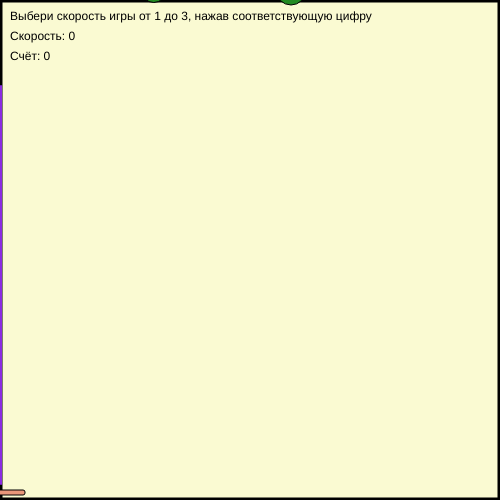
Frame 1 (no input)
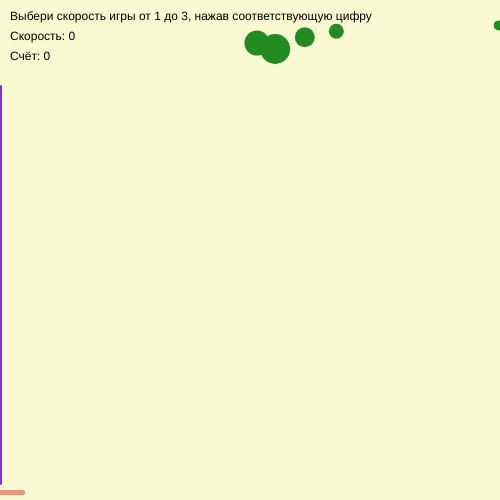
Frame 60 (no input)
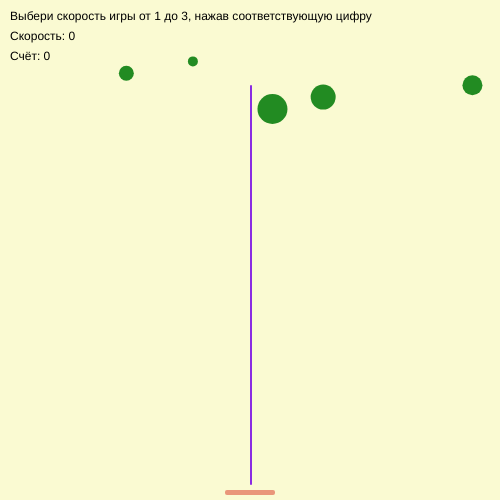
Frame 120 (the mouse pressed at the canvas centre since frame 60)

The p5.js sketch that drew these frames (run headless with seeded random() and noise() and a simulated clock; from frame 60 on, the mouse is pressed at the canvas centre):

// p5.js sketch
// ── sketch.js
let L = 1; //масштаб экрана
let x = 100; //координаты мяча на старте
let dx = 1; //скорость мяча
let y = 30; //координаты мяча на старте
let dy = 0.5; //скорость мяча
let v = 0; //режим скорости мяча
let s = 0; //счёт
let m = 0; //датчик непопадания
let o; //Отбил-Мимо
let q = 237.5; //горизонтальная координата ракетки
let x1; //x1-произвольная координата мяча
let x2; //x1-произвольная координата мяча
let x3; //x1-произвольная координата мяча
let x4; //x1-произвольная координата мяча
let x5; //x1-произвольная координата мяча
let y1=-10; //y1-произвольная координата мяча
let y2=-10; //y2-произвольная координата мяча
let y3=-10; //y3-произвольная координата мяча
let y4=-10; //y4-произвольная координата мяча
let y5=-10; //y5-произвольная координата мяча

function setup() {
  if (windowHeight < windowWidth) {
    if (windowHeight < 500) {
      L = windowHeight / 500;
    } else { //здесь я делаю так, что увелчичиваться масштаб не может даже на любых бОльших мониторах (макимальное значение стороны холста остается 900)
      L = 1;
    }
  } else {
    if (windowWidth < 500) {
      L = windowWidth / 500;
    } else { //здесь я делаю так, что увелчичиваться масштаб не может даже на любых бОльших мониторах (макимальное значение стороны холста остается 900)
      L = 1;
    }
  }
  createCanvas(500 * L, 500 * L); //размер холста 500х500, чтобы влазил во все экраны
  //background(143, 188, 143); // серый цвет фона
  x1 = random(50, 350);
  x2 = random(50, 350);
  x3 = random(50, 350);
  x4 = random(50, 350);
  x5 = random(50, 350);
}

function draw() {
  scale(L);
  fill(250, 250, 210);
  strokeWeight(5);
  rect(0, 0, 500, 500);
  strokeWeight(1);

  //управление мышью
  if (mouseX != pmouseX) {
    if (mouseX < 450) q = mouseX;
    else q = 450;
  }
  //Скорость игры
  if (keyIsPressed === true) {
    switch (key) {
      case '1':
        v = 1;
        //if (dx > 0) dx = 2;
        //else dx = -2;
        dy = 1;
        //else dy = -4;
        break;
      case '2':
        v = 2;
        //if (dx > 0) dx = 3;
        //else dx = -3;
        dy = 1.5;
        //else dy = -6;
        break;
      case '3':
        v = 3;
        //if (dx > 0) dx = 4;
        //else dx = -4;
        dy = 2;
        //else dy = -8;
        break;
      case 'ArrowLeft': //если нажали стрелку ВЛЕВО
        if (mouseX > 5) mouseX = mouseX - 5;
        else mouseX = mouseX;
        break;
      case 'ArrowRight': //если нажали стрелку ВПРАВО
        if (mouseX < 445) mouseX = mouseX + 5;
        else mouseX = mouseX;
        break;
        
      default:
        fill(34, 139, 34);
        text('Неверная клавиша!', 100, 100);
    }
  }
  //фигуры для уничтожения
  //движение мячиков

  fill(34, 139, 34);
  ellipse(x1, y1, 10);
  ellipse(x2, y2, 15);
  ellipse(x3, y3, 20);
  ellipse(x4, y4, 25);
  ellipse(x5, y5, 30);
  y1 = y1 + dy+0.1; //вертикальная скорость вниз
  x1=x1+10*sin(0.1*y1);
  y2 = y2 + dy+0.2;
  x2=x2+10*sin(0.1*y2);
  y3 = y3 + dy+0.3;
  x3=x3+10*cos(0.1*y3);
  y4 = y4 + dy+0.4;
  x4=x4+10*sin(0.1*y4);
  y5 = y5 + dy+0.5;
  x5=x5+10*cos(0.1*y5);
  
  if (y1 > 500) { //при достижения низа фигуры возвращаются наверх
    y1 = -10; //верх
    x1 = random(50, 350);//назначем новые координаты фигур
    s--;
    o = 'Пропустил!';
  }
    if (y2 > 500) { //при достижения низа фигуры возвращаются наверх
    y2 = -10; //верх
    x2 = random(50, 350);//назначем новые координаты фигур
    s--;  
    o = 'Пропустил!';
  }
    if (y3 > 500) { //при достижения низа фигуры возвращаются наверх
    y3 = -10; //верх
    x3 = random(50, 350);//назначем новые координаты фигур
    s--;
    o = 'Пропустил!';
  }
    if (y4 > 500) { //при достижения низа фигуры возвращаются наверх
    y4= -10; //верх
    x4 = random(50, 350);//назначем новые координаты фигур
    s--;
    o = 'Пропустил!';
  }
    if (y5 > 500) { //при достижения низа фигуры возвращаются наверх
    y5 = -10; //верх
    x5 = random(50, 350);//назначем новые координаты фигур
    s--;
    o = 'Пропустил!';
  }
  
  //ракетка
  fill(233, 150, 122);
  strokeWeight(0.1);
  strokeWeight(1);
  rect(mouseX-25, 490, 50, 5, 2, 2, 2, 2); //ракетка
  fill(138, 43, 226);
  noStroke();
  rect(mouseX, 85,2,400,2,2,2,2); //прицел

  //надписи
  fill(0, 0, 0);
  text('Выбери скорость игры от 1 до 3, нажав соответствующую цифру', 10, 20);
  text('Скорость: ' + v, 10, 40);
  text('Счёт: ' + s, 10, 60);
  if (o === 'Отбил!') fill(50, 205, 50); //меняем цвет отбил-мимо
  else fill(255, 0, 0);
  textSize(20);
  text(o, 10, 80);
  textSize(12);
}

function mouseClicked() {
  //выстрел "ракеткой"
  
 m=0; //счетчик попаданий на "Мимо"
    //обработка по 1 мячу
    if ((x1 > (mouseX-20)) && (x1 < (mouseX + 20))) { //мяч попал в ракетку
      x1 = random(10, 490);
      y1=-10;
      o = 'Отбил!';
      m=1;
      s++; 
    } else { //мяч не попал в ракетку 
      if (m != 1) o = 'Мимо!'; 
    }
    //обработка по 2 мячу
    if ((x2 > (mouseX-20)) && (x2 < (mouseX + 20))) { //мяч попал в ракетку
      x2 = random(10, 490);
      y2=-10;
      o = 'Отбил!';
      m=1;
      s++;
    } else { //мяч не попал в ракетку 
      if (m != 1) o = 'Мимо!'; 
    }
    //обработка по 3 мячу
    if ((x3 > (mouseX-20)) && (x3 < (mouseX + 20))) { //мяч попал в ракетку
      x3 = random(10, 490);
      y3=-10;
      o = 'Отбил!';
      m=1;
      s++;
    } else { //мяч не попал в ракетку 
      if (m != 1) o = 'Мимо!'; 
    }
    //обработка по 4 мячу
    if ((x4 > (mouseX-20)) && (x4 < (mouseX + 20))) { //мяч попал в ракетку
      x4 = random(10, 490);
      y4=-10;
      o = 'Отбил!';
      m=1;
      s++;
    } else { //мяч не попал в ракетку 
      if (m != 1) o = 'Мимо!'; 
    }
    //обработка по 5 мячу
    if ((x5 > (mouseX-20)) && (x5 < (mouseX + 20))) { //мяч попал в ракетку
      x5 = random(10, 490);
      y5=-10;
      o = 'Отбил!';
      m=1;
      s++;
    } else { //мяч не попал в ракетку 
      if (m != 1) o = 'Мимо!'; 
    }
 // }
}
